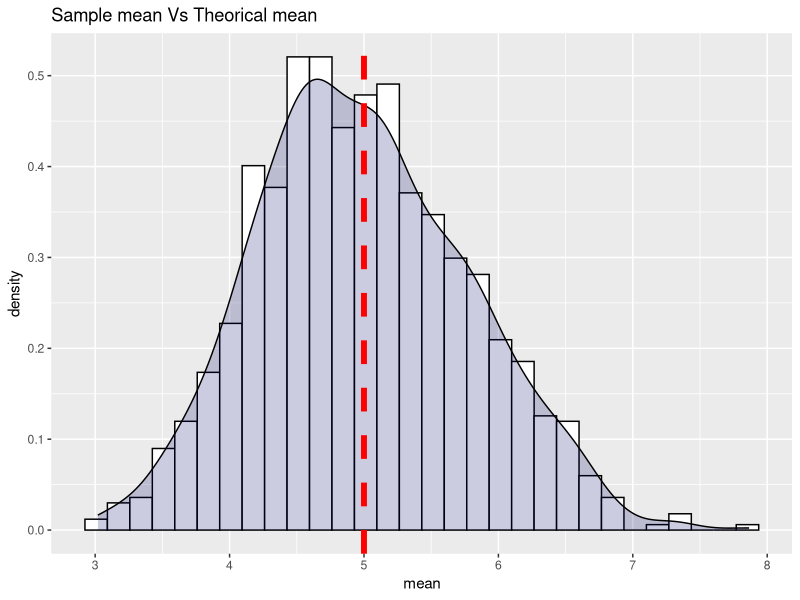
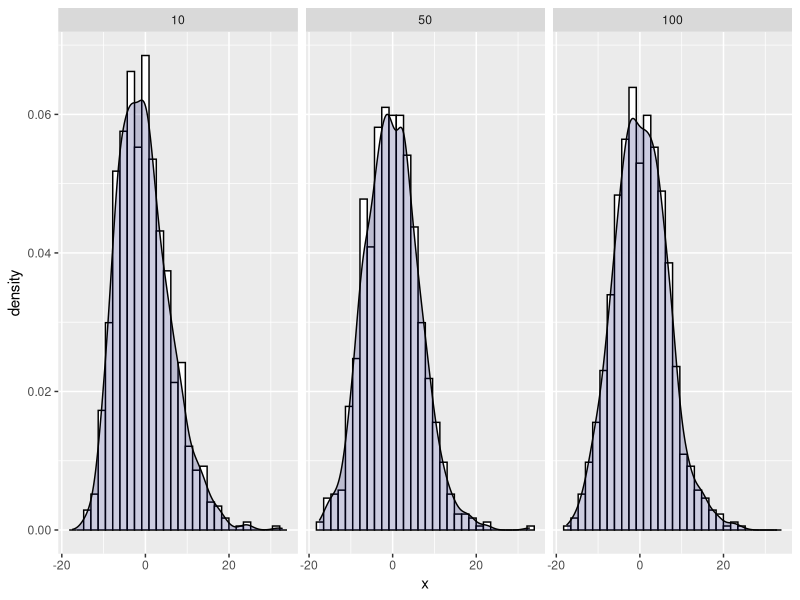
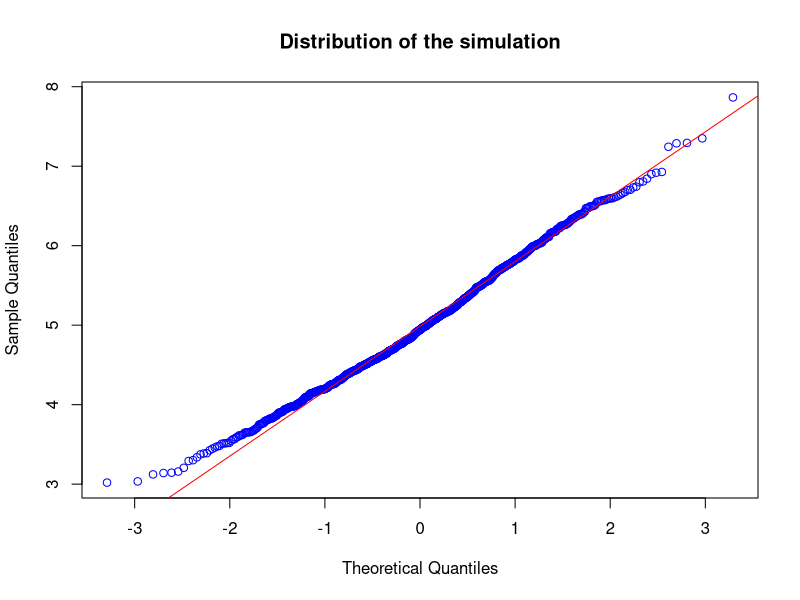

These charts were generated, in order, by the following R code:
## ---- chunk 1
lambda <- 0.2
n <- 40
nbSimul <- 1000
## ---- chunk 2
library(ggplot2)
## ---- chunk 3
set.seed(19)  
## ---- chunk 4
lambda <- 0.2
n <- 40
nbSimul <- 1000
## ---- chunk 5
theoricalMean <- (1 / lambda)
theoricalStandardDeviation <- (1 / lambda)*(1/sqrt(n))
theoricalVariance <- ((1 / lambda)*(1/sqrt(n)))^2
## ---- chunk 6
mySimul <- data.frame()
for  (i in 1 : nbSimul) 
{  mySimul <-  rbind(mySimul,c(i,mean(rexp(n, lambda))))}
names(mySimul) <- c('numSimul','valueSimul')
## ---- chunk 7
ggplot(mySimul, aes(x=valueSimul))+
   geom_histogram(aes(y=..density..), colour="black", fill="white")+
   geom_density(alpha=.2, fill="#000066")+
   geom_vline(xintercept=theoricalMean,color="red",linetype="dashed",size=2)+
   ggtitle("Sample mean Vs Theorical mean")+labs(x = "mean")
## ---- chunk 8
sampleMean <- mean(mySimul$valueSimul)
## ---- chunk 9
simulationVariance <- var(mySimul$valueSimul)
## ---- chunk 10
set.seed(17)
cfunc <- function(n) 
{  
   mySimul <- data.frame()
   for  (i in 1 : nbSimul) 
   { 
     theMean <- mean(rexp(n, lambda))
     mySimul <-  rbind(mySimul,c(sqrt(n)*(theMean - theoricalMean)/ theoricalStandardDeviation,n))
   }
   names(mySimul) <- c('x','size')
   return(mySimul)
}   
dat <- data.frame(  rbind(cfunc(10),cfunc(50),cfunc(100)))
                
ggplot(dat, aes(x=x))+
   geom_histogram(aes(y=..density..), colour="black", fill="white")+
   geom_density(alpha=.2, fill="#000066")+facet_grid(. ~ size)
## ---- chunk 11
qqnorm(mySimul$valueSim, col = 'blue',main = 'Distribution of the simulation')
qqline(mySimul$valueSim, col = 'red')
## ---- chunk 12
wilcox.test(mySimul$valueSim)
